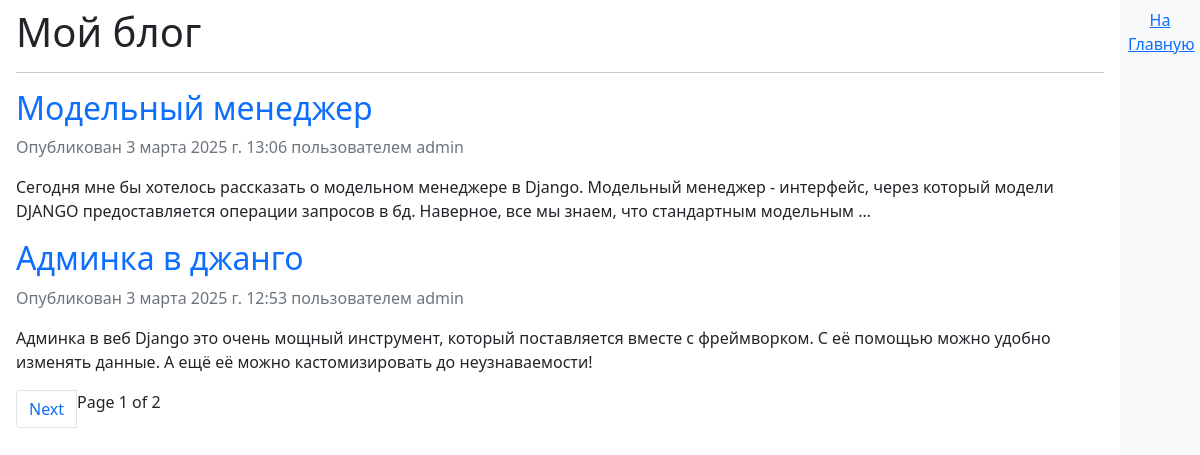
Screenshot of /blog/ with the database file from the repository.
### blog/models.py (models this page shows, shortened)
class Post(models.Model):
    class Status(models.TextChoices):
        DRAFT = 'DF', 'Draft' # Пара значение-метка
        PUBLISHED = 'PB', 'Published'
    title = models.CharField(max_length=250)
    slug = models.SlugField(max_length=250, unique_for_date='publish') # Проверка на уникальность будет только по дате
    author = models.ForeignKey(User, on_delete=models.CASCADE, related_name='blog_posts')
    body = models.TextField()
    publish = models.DateTimeField(default=timezone.now)
    created = models.DateTimeField(auto_now_add=True) # При создании объекта, будет присвоена дата создания
    updated = models.DateTimeField(auto_now=True) # При каждом измении объекта, будет изменено и поле Update
    status = models.CharField(max_length=2, choices=Status.choices, default=Status.DRAFT)
    objects = models.Manager() # Менеджер, применяемый по умолчанию
    published = PublishedManager() # конкретно-прикладной менеджер
    class Meta:
        ordering = ['-publish']
        indexes = [
            models.Index(fields=['-publish'])
        ]
    def get_absolute_url(self):
        return reverse("blog:post_detail", args=[self.publish.year,
                                                 self.publish.month,
                                                 self.publish.day,
                                                 self.slug])

### blog/views.py (the view)
# urls.py: path('', views.PostListView.as_view(), name='post_list'),
class PostListView(ListView):
    queryset = Post.published.all()
    context_object_name = 'posts'
    paginate_by = 2
    template_name = 'blog/post/list.html'

### blog/templates/blog/post/list.html (shortened to what this page needs)
{% extends 'blog/base.html' %}
{% block content %}
<h1>Мой блог</h1>
<hr>
<div>
    {% for post in posts %}
        <h2>
            <a href="{{ post.get_absolute_url }}" class="text-decoration-none">
                {{ post.title }}
            </a>
        </h2>
        <p class="text-secondary ">Опубликован {{ post.publish }} пользователем {{ post.author }}</p>
        {{ post.body|truncatewords:30|linebreaks}}
    {% endfor %}
    {% include "../pagination.html" with page=page_obj%}
</div>
{% endblock%}

### rows the page displays
Post: title "Модельный менеджер", publish "3 марта 2025 г. 13:06", author "admin", body "Сегодня мне бы хотелось рассказать о модельном менеджере в Django. Модельный менеджер - интерфейс, через который модели DJANGO предоставляется операции запросов в бд. Наверное, все мы знаем, что стандартным модельным …"
Post: title "Админка в джанго", publish "3 марта 2025 г. 12:53", author "admin", body "Админка в веб Django это очень мощный инструмент, который поставляется вместе с фреймворком. С её помощью можно удобно изменять данные. А ещё её можно кастомизировать до неузнаваемости!"

### other values shown
{{ page.number }} "1"
{{ page.paginator.num_pages }} "2"
